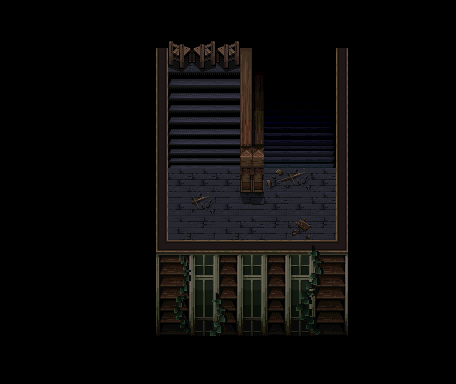

Tiled map render using the project's own tile images. Description and the map definition, with tile-layer contents summarised, below:
An orthogonal 19x16 tile map with 24x24 px tiles, 2 tile layers (Background, Foreground).

<map version="1.0" tiledversion="1.1.5" orientation="orthogonal" renderorder="right-down" width="19" height="16" tilewidth="24" tileheight="24" infinite="0" nextobjectid="1">
 <tileset firstgid="1" name="StairCase2-3Tileset" tilewidth="24" tileheight="24" tilecount="80" columns="8">
  <image source="StairCase2-3Tileset.png" width="192" height="240" />
  <tile id="1">
   <properties>
    <property name="blocked" value="" />
   </properties>
  </tile>
  <tile id="2">
   <properties>
    <property name="blocked" value="" />
   </properties>
  </tile>
  <tile id="3">
   <properties>
    <property name="blocked" value="" />
   </properties>
  </tile>
  <tile id="4">
   <properties>
    <property name="blocked" value="" />
   </properties>
  </tile>
  <tile id="5">
   <properties>
    <property name="blocked" value="" />
   </properties>
  </tile>
  <tile id="6">
   <properties>
    <property name="blocked" value="" />
   </properties>
  </tile>
  <tile id="7">
   <properties>
    <property name="blocked" value="" />
   </properties>
  </tile>
  <tile id="10">
   <properties>
    <property name="blocked" value="" />
   </properties>
  </tile>
  <tile id="13">
   <properties>
    <property name="blocked" value="" />
   </properties>
  </tile>
  <tile id="18">
   <properties>
    <property name="blocked" value="" />
   </properties>
  </tile>
  <tile id="23">
   <properties>
    <property name="blocked" value="" />
   </properties>
  </tile>
  <tile id="27">
   <properties>
    <property name="blocked" value="" />
   </properties>
  </tile>
  <tile id="36">
   <properties>
    <property name="blocked" value="" />
   </properties>
  </tile>
  <tile id="37">
   <properties>
    <property name="blocked" value="" />
   </properties>
  </tile>
  <tile id="38">
   <properties>
    <property name="blocked" value="" />
   </properties>
  </tile>
  <tile id="39">
   <properties>
    <property name="blocked" value="" />
   </properties>
  </tile>
  <tile id="40">
   <properties>
    <property name="blocked" value="" />
   </properties>
  </tile>
  <tile id="41">
   <properties>
    <property name="blocked" value="" />
   </properties>
  </tile>
  <tile id="42">
   <properties>
    <property name="blocked" value="" />
   </properties>
  </tile>
  <tile id="43">
   <properties>
    <property name="blocked" value="" />
   </properties>
  </tile>
  <tile id="44">
   <properties>
    <property name="blocked" value="" />
   </properties>
  </tile>
  <tile id="45">
   <properties>
    <property name="blocked" value="" />
   </properties>
  </tile>
  <tile id="46">
   <properties>
    <property name="blocked" value="" />
   </properties>
  </tile>
  <tile id="47">
   <properties>
    <property name="blocked" value="" />
   </properties>
  </tile>
  <tile id="48">
   <properties>
    <property name="blocked" value="" />
   </properties>
  </tile>
  <tile id="49">
   <properties>
    <property name="blocked" value="" />
   </properties>
  </tile>
  <tile id="50">
   <properties>
    <property name="blocked" value="" />
   </properties>
  </tile>
  <tile id="51">
   <properties>
    <property name="blocked" value="" />
   </properties>
  </tile>
  <tile id="52">
   <properties>
    <property name="blocked" value="" />
   </properties>
  </tile>
  <tile id="53">
   <properties>
    <property name="blocked" value="" />
   </properties>
  </tile>
  <tile id="54">
   <properties>
    <property name="blocked" value="" />
   </properties>
  </tile>
  <tile id="55">
   <properties>
    <property name="blocked" value="" />
   </properties>
  </tile>
  <tile id="56">
   <properties>
    <property name="blocked" value="" />
   </properties>
  </tile>
  <tile id="57">
   <properties>
    <property name="blocked" value="" />
   </properties>
  </tile>
  <tile id="58">
   <properties>
    <property name="blocked" value="" />
   </properties>
  </tile>
  <tile id="59">
   <properties>
    <property name="blocked" value="" />
   </properties>
  </tile>
  <tile id="60">
   <properties>
    <property name="blocked" value="" />
   </properties>
  </tile>
  <tile id="61">
   <properties>
    <property name="blocked" value="" />
   </properties>
  </tile>
  <tile id="62">
   <properties>
    <property name="blocked" value="" />
   </properties>
  </tile>
  <tile id="63">
   <properties>
    <property name="blocked" value="" />
   </properties>
  </tile>
  <tile id="64">
   <properties>
    <property name="blocked" value="" />
   </properties>
  </tile>
  <tile id="65">
   <properties>
    <property name="blocked" value="" />
   </properties>
  </tile>
  <tile id="66">
   <properties>
    <property name="blocked" value="" />
   </properties>
  </tile>
  <tile id="67">
   <properties>
    <property name="blocked" value="" />
   </properties>
  </tile>
  <tile id="68">
   <properties>
    <property name="blocked" value="" />
   </properties>
  </tile>
  <tile id="69">
   <properties>
    <property name="blocked" value="" />
   </properties>
  </tile>
  <tile id="70">
   <properties>
    <property name="blocked" value="" />
   </properties>
  </tile>
  <tile id="71">
   <properties>
    <property name="blocked" value="" />
   </properties>
  </tile>
  <tile id="72">
   <properties>
    <property name="blocked" value="" />
   </properties>
  </tile>
  <tile id="73">
   <properties>
    <property name="blocked" value="" />
   </properties>
  </tile>
  <tile id="74">
   <properties>
    <property name="blocked" value="" />
   </properties>
  </tile>
  <tile id="75">
   <properties>
    <property name="blocked" value="" />
   </properties>
  </tile>
  <tile id="76">
   <properties>
    <property name="blocked" value="" />
   </properties>
  </tile>
  <tile id="77">
   <properties>
    <property name="blocked" value="" />
   </properties>
  </tile>
  <tile id="78">
   <properties>
    <property name="blocked" value="" />
   </properties>
  </tile>
  <tile id="79">
   <properties>
    <property name="blocked" value="" />
   </properties>
  </tile>
 </tileset>
 <layer name="Background" width="19" height="16">
  <data>[304 cells, 304 non-empty, 68 distinct tile ids]</data>
 </layer>
 <layer name="Foreground" width="19" height="16">
  <data>[304 cells, 0 non-empty, 0 distinct tile ids]</data>
 </layer>
</map>
